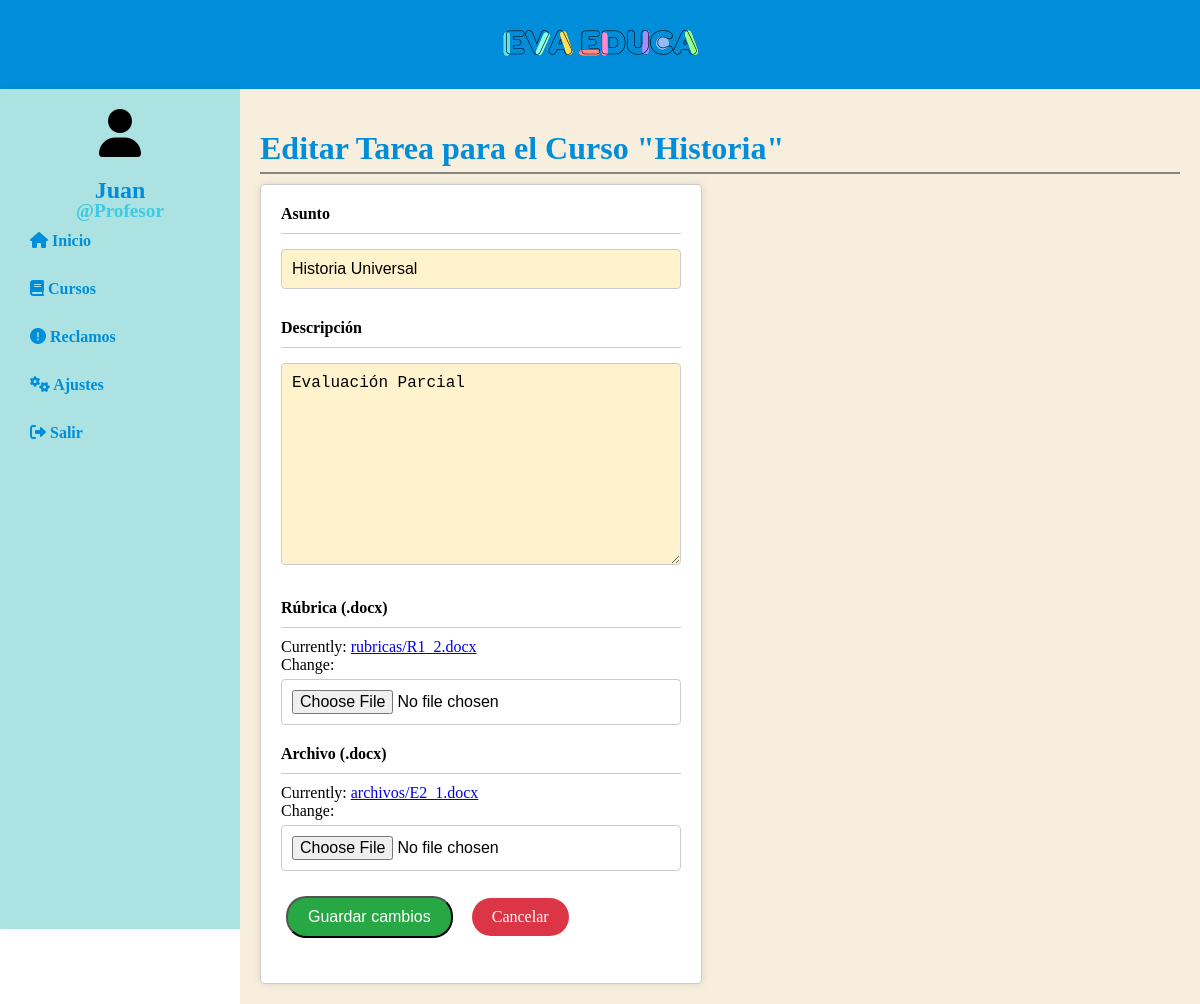
The page /profesor/tareas/editar/7/ (signed in) on the database its author committed.
### profesor/models.py (models this page shows, shortened)
class profesor(models.Model):
    nombre = models.CharField(max_length=100)
    correo = models.EmailField(unique=True)
    usuario = models.CharField(max_length=50, unique=True)
    contrasena = models.CharField(max_length=100)
    id_inst_ed = models.ForeignKey(institucion, on_delete=models.CASCADE)

### administrador/models.py (models this page shows)
class tareas(models.Model):
    id_curso = models.ForeignKey(curso, on_delete=models.CASCADE)
    tema = models.CharField(max_length=100)
    descripcion = models.TextField()
    rubrica = models.FileField(upload_to='rubricas/')
    archivo = models.FileField(upload_to='archivos/')

class curso(models.Model):
    nombre = models.CharField(max_length=100)
    descripcion = models.TextField()
    id_profesor = models.ForeignKey(profesor, on_delete=models.CASCADE)
    id_inst_ed = models.ForeignKey(institucion, on_delete=models.CASCADE)

### profesor/decorators.py (the view)
    def wrapper(request, *args, **kwargs):
        if 'profesor_id' not in request.session:
            return redirect('login_p')
        return view_func(request, *args, **kwargs)

### profesor/forms.py
class EditarTareaForm(forms.ModelForm):
    class Meta:
        model = tareas
        fields = ['tema', 'descripcion', 'rubrica', 'archivo']

### profesor/context_processors.py (called while the page is built)
def profesor_context(request):
    profesor_id = request.session.get('profesor_id')
    if profesor_id:
        profesor_obj = profesor.objects.get(id=profesor_id)
        return {'profesor_logueado': profesor_obj}
    return {}

### profesor/views.py (called while the page is built)
@profesor_login_required
def editar_tarea(request, tarea_id):
    tarea = get_object_or_404(tareas, id=tarea_id)
    if request.method == 'POST':
        form = EditarTareaForm(request.POST, request.FILES, instance=tarea)
        if form.is_valid():
            form.save()
            messages.success(request, 'Tarea actualizada correctamente.')
            return redirect('tareas_curso', curso_id=tarea.id_curso.id)
    else:
        form = EditarTareaForm(instance=tarea)
    return render(request, 'editar_tarea.html', {
        'form': form,
        'tarea': tarea
    })

### profesor/templates/editar_tarea.html (shortened to what this page needs)
{% extends 'layouts/base_p.html' %}
{% block content %}
    <h1 class="titulo-crear-tarea">Editar Tarea para el Curso "{{ tarea.id_curso.nombre }}"</h1>
    <div class="container2">
        <form method="POST" enctype="multipart/form-data" class="crear-tarea-form">
            <div class="form-group">
                <label for="id_tema">Asunto</label>
                <hr>
                {{ form.tema }}
            </div>
            <div class="form-group">
                <label for="id_descripcion">Descripción</label>
                <hr>
                {{ form.descripcion }}
            </div>
            <div class="form-group">
                <label for="id_rubrica">Rúbrica (.docx)</label>
                <hr>
                {{ form.rubrica }}
            </div>
            <div class="form-group">
                <label for="id_archivo">Archivo (.docx)</label>
                <hr>
                {{ form.archivo }}
            </div>
            <div class="form-group">
                <button type="submit" class="btn btn-green">Guardar cambios</button>
                <a href="{% url 'tareas_curso' tarea.id_curso.id %}" class="btn btn-red">Cancelar</a>
            </div>
        </form>
    </div>
{% endblock %}

### profesor/templates/layouts/base_p.html (shortened to what this page needs)
{% load static %}
<!DOCTYPE html>
<html lang="en">
<head>
    <link rel="stylesheet" href="{% static 'styles/main.css' %}">
    <link rel="stylesheet" href="{% static 'styles/cursos.css' %}">
    <link rel="stylesheet" href="{% static 'styles/tarea.css' %}">
    <link rel="stylesheet" href="{% static 'styles/crear_tarea.css' %}">
    <link rel="stylesheet" href="{% static 'styles/resetear.css' %}">
    <link rel="stylesheet" href="https://cdnjs.cloudflare.com/ajax/libs/font-awesome/6.0.0-beta3/css/all.min.css">
</head>
<body>
    <div class="header">
        <img src="{% static 'images/logo.png' %}" alt="EvaEduca Logo">
    </div>
    <div class="container">
        <nav class="navbar">
            {% if profesor_logueado %}
                <div class="navbar-profesor-info">
                    <i class="fas fa-user"></i>
                    <h1 class="navbar-welcome1">{{ profesor_logueado.nombre }}</h1>
                    <h1 class="navbar-welcome">@Profesor</h1>
                </div>
            {% endif %}
            <ul>
                <li>
                    <a href="{% url 'profesor_inicio' %}">
                        <i class="fas fa-home"></i> Inicio
                    </a>
                </li>
                <li>
                    <a href="{% url 'cursos' %}">
                        <i class="fas fa-book"></i> Cursos
                    </a>
                </li>
                <li>
                    <a href="{% url 'lista_reclamos' %}">
                        <i class="fas fa-exclamation-circle"></i> Reclamos
                    </a>
                </li>
                <li>
                    <a href="{% url 'reset' %}">
                        <i class="fas fa-cogs"></i> Ajustes
                    </a>
                </li>
                <li>
                    <a href="{% url 'logout_p' %}">
                        <i class="fas fa-right-from-bracket"></i> Salir
                    </a>
                </li>
            </ul>
        </nav>
        <main class="content">
            {% block content %}
            {% endblock %}
        </main>
    </div>
</body>
</html>

### profesor/static/styles/main.css (style rules this page uses)
body, html { margin: 0; padding: 0; height: 100%; }
.container { display: flex; min-height: 100vh; }
.header { background-color: #008EDA; color: white; padding: 20px 0; text-align: center; width: 100%; box-shadow: 0 2px 5px rgba(0, 0, 0, 0.2); }
.navbar { width: 200px; background-color: #ACE2E2; padding: 20px; box-shadow: 2px 0 5px rgba(0,0,0,0.1); height: 100vh; }
.content { flex-grow: 1; padding: 20px; background-color: #F7EEDD; }
.navbar ul { list-style-type: none; padding: 0; }
.navbar li { margin-bottom: 10px; }
.navbar a { text-decoration: none; color: #008EDA; font-weight: bold; display: block; padding: 10px; border-radius: 4px; }
.content { flex-grow: 1; padding: 20px; }
.navbar-profesor-info { display: flex; flex-direction: column; align-items: center; margin-bottom: 20px; }
.navbar-profesor-info .fas { font-size: 3em; margin-bottom: 0px; }
.navbar-welcome1 { font-size: 1.5em; color: #008EDA; margin-bottom: -20px; }
.navbar-welcome { font-size: 1.2em; color: #41C9E1; margin-bottom: -20px; }

### profesor/static/styles/tarea.css (style rules this page uses)
.btn { display: inline-block; text-decoration: none; color: #fff; padding: 10px 20px; border-radius: 20px; font-size: 16px; margin: 5px; outline: none; }
.btn-green { background-color: #28a745; }
.btn-red { background-color: #dc3545; border: none; }

### profesor/static/styles/crear_tarea.css (style rules this page uses)
.crear-tarea-form { max-width: 600px; padding: 20px; border: 1px solid #ccc; border-radius: 4px; box-shadow: 0 0 10px rgba(0, 0, 0, 0.1); background-color: #fff; }
.titulo-crear-tarea { color: #008EDA; border-bottom: 2px solid #868585; padding-bottom: 5px; margin-bottom: 10px; }
.container2 { display: flex; min-height: 70vh; }
.form-group { margin-bottom: 20px; }
.form-group label { font-weight: bold; }
.form-group hr { border: none; border-top: 1px solid #ccc; margin: 10px 0; }
.form-group input[type="text"], .form-group textarea, .form-group input[type="file"] { width: 100%; padding: 10px; border: 1px solid #ccc; border-radius: 4px; box-sizing: border-box; font-size: 16px; margin-top: 5px; }
.btn { margin-right: 10px; }

### rows shown on the page
profesor: nombre "Juan"
tareas: id_curso.nombre "Historia", tema "Historia Universal", descripcion "Evaluación Parcial"
